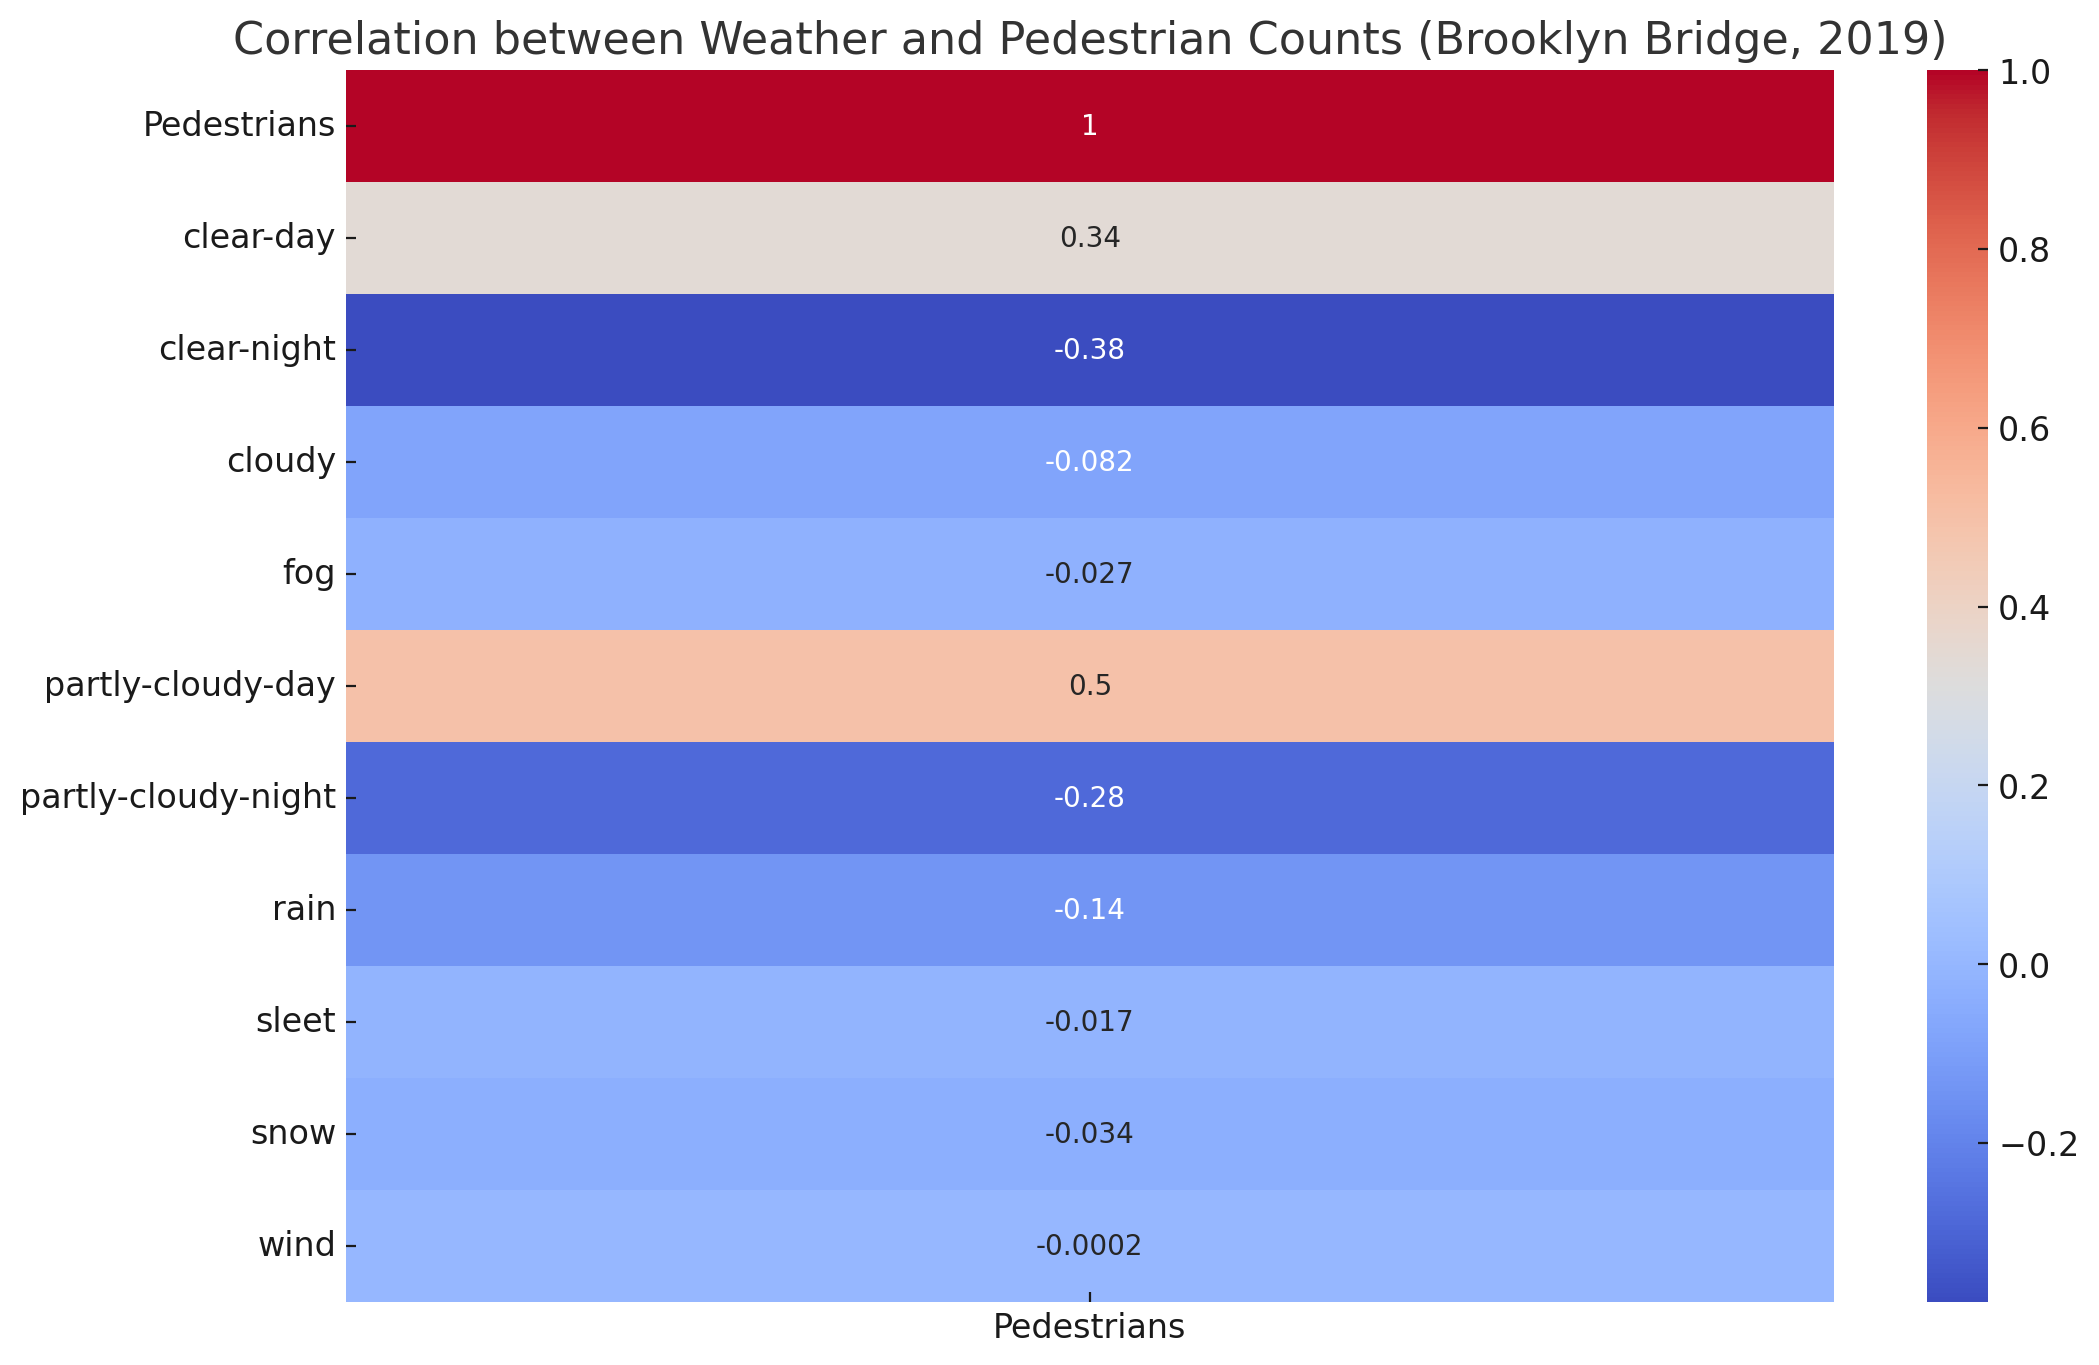

Write the Python code that produced this figure.
import pandas as pd
import seaborn as sns
import matplotlib.pyplot as plt

# Step 1: Load the dataset
url = "https://data.cityofnewyork.us/api/views/6fi9-q3ta/rows.csv?accessType=DOWNLOAD"
df = pd.read_csv(url)

# Step 2: Convert the 'hour_beginning' column to datetime
df['hour_beginning'] = pd.to_datetime(df['hour_beginning'])

# Step 3: Filter the dataset for Brooklyn Bridge and year 2019
df_2019 = df[(df['location'] == 'Brooklyn Bridge') &
             (df['hour_beginning'].dt.year == 2019)]

# Step 4: Drop rows with missing values in 'weather_summary' or 'Pedestrians'
df_2019_clean = df_2019.dropna(subset=['weather_summary', 'Pedestrians'])

# Step 5: One-hot encode the 'weather_summary' column
weather_encoded = pd.get_dummies(df_2019_clean['weather_summary'])

# Step 6: Combine encoded weather columns with 'Pedestrians' column
encoded_df = pd.concat([df_2019_clean[['Pedestrians']], weather_encoded], axis=1)

# Step 7: Compute the correlation matrix
correlation_matrix = encoded_df.corr()

# Step 8: Plot a heatmap to show correlation between weather and pedestrian counts
plt.figure(figsize=(12, 8))
sns.heatmap(correlation_matrix[['Pedestrians']], annot=True, cmap="coolwarm")
plt.title("Correlation between Weather and Pedestrian Counts (Brooklyn Bridge, 2019)")
plt.show()
